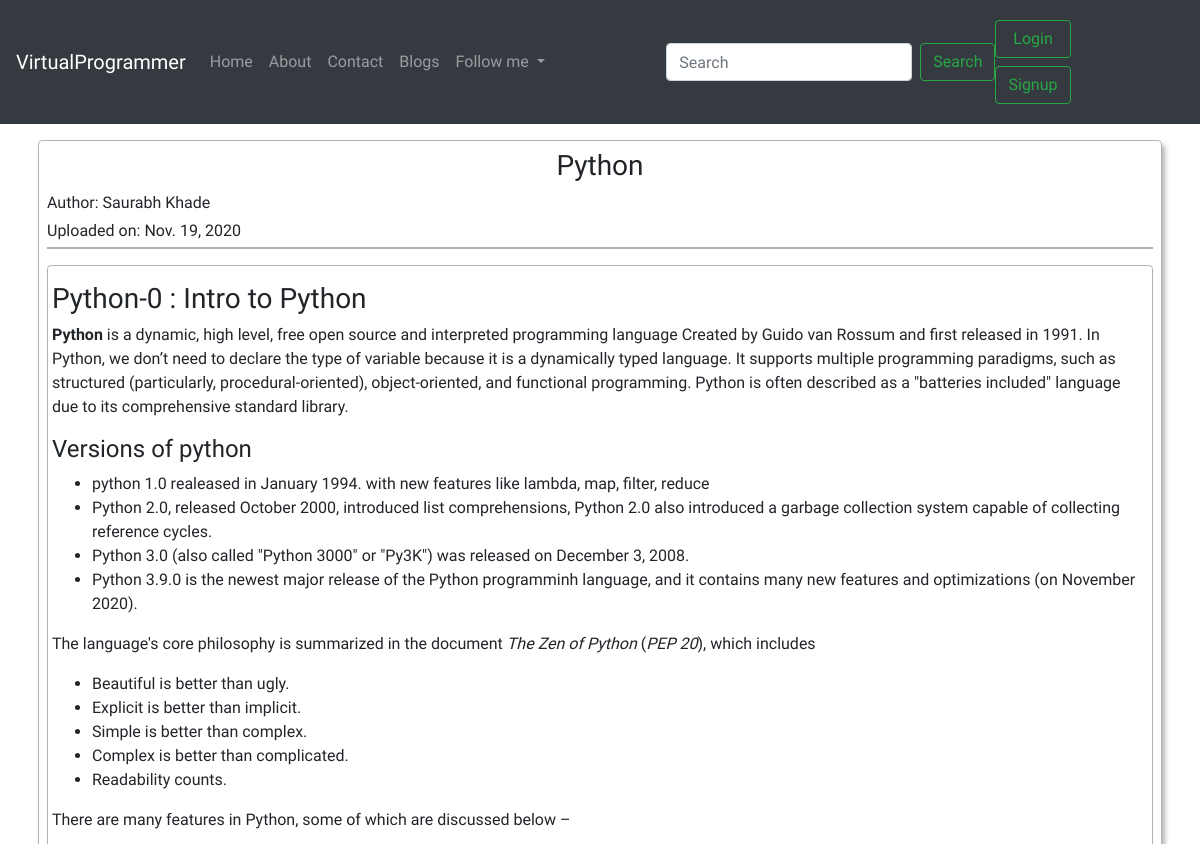
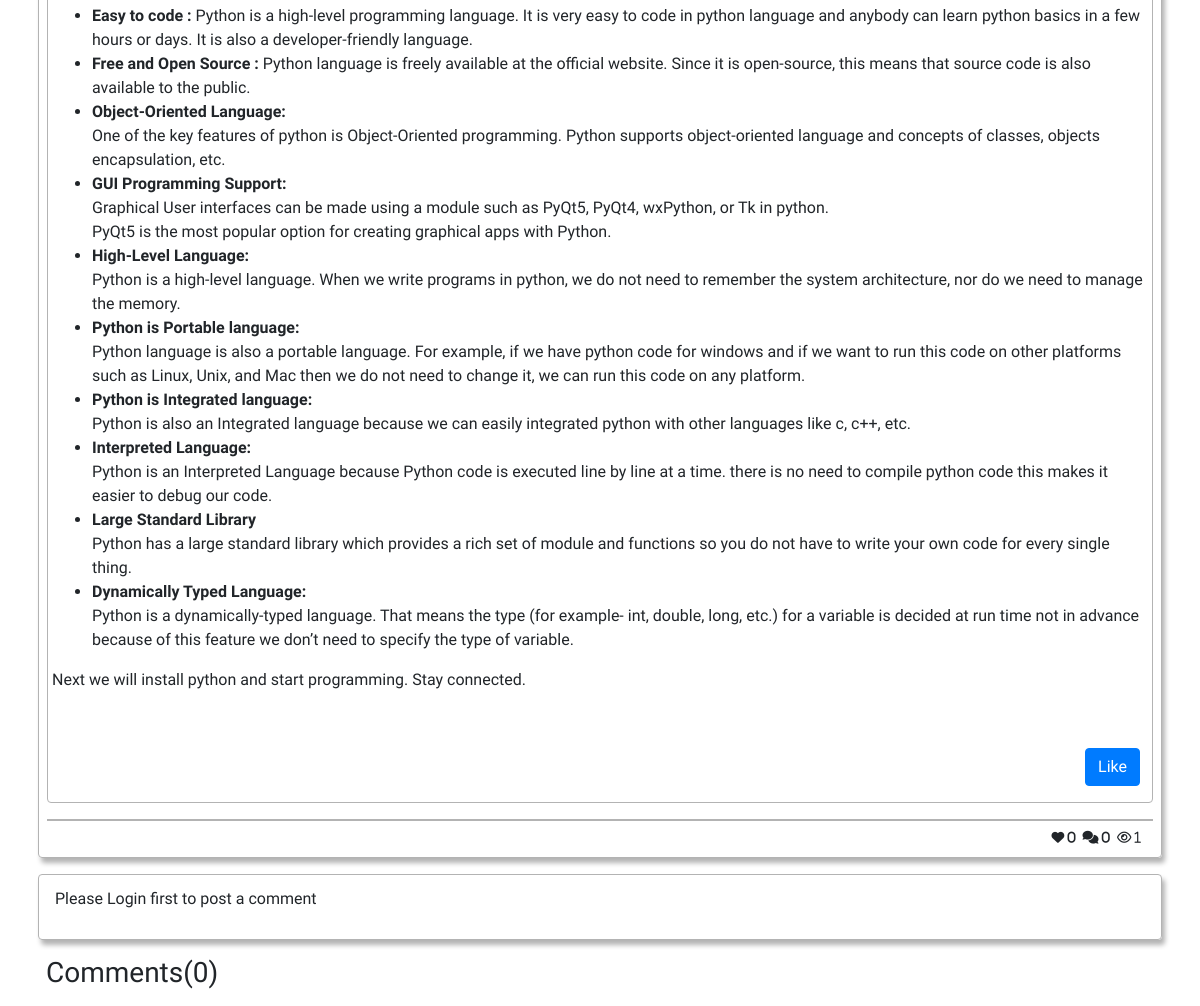
The app's page /blog/Python with its own data (2 pictures, top to bottom).
### blog/models.py (models this page shows, shortened)
class Blog(models.Model):
	id=models.AutoField
	author=models.CharField(max_length=40)
	title=models.CharField(max_length=100,unique=True)
	blog=models.TextField()
	date=models.DateField(auto_now_add=True)
	views=models.IntegerField(default=0)
	likes=models.IntegerField(default=0)

### blog/views.py (the view, shortened to what this page needs)
# urls.py: path('<str:title>',views.site,name='blogsite'),
def site(request,title,msgkey='',msg=''):
	context={}
	blog=Blog.objects.filter(title=title).first()
	context['blog']=blog
	context['comments']=reversed(BlogComment.objects.filter(blog=blog,parent=None))
	replies=reversed(BlogComment.objects.filter(blog=blog).exclude(parent=None))
	repDict={}
	for reply in replies:
		if reply.parent.id in repDict:
			repDict[reply.parent.id].append(reply)
		else:
			repDict[reply.parent.id]=[reply]
	context['likes']=Like.objects.filter(blogid=blog.id).count()
	context['replyList']=repDict
	context['likes']=Like.objects.filter(blogid=blog.id).count()
	context['tot_comments']=BlogComment.objects.filter(blog=blog,parent=None).count()
	blog.views+=1
	blog.save()
	context['views']=blog.views
	return render(request,'blog/site.html',context)

### template/blog/site.html (shortened to what this page needs)
{% extends 'base.html' %}
{% block body %}
{% load tags %}
<div class="container px-2">
	<div class="rounded border border-gray box-shadow my-3 p-2">
		<div class="text-center">
			<h3>{{blog.title}}</h3>
		</div>
		<div>
			<p class="my-1">
				Author: {{blog.author}}
			</p>
			<p class="my-1">
				Uploaded on: {{blog.date}}
			</p>
		</div>
		<div class="dropdowm-divider border-gray border"></div>
		<div style="overflow-wrap: anywhere;" class="border-gray border rounded px-1 py-3 my-3">
			{{blog.blog|safe}}
			<div class="text-right">
				<button class="btn btn-primary mx-2 justify-self-end" id="likebtn"> Like </button>
			</div>
		</div>
		<div class="dropdowm-divider border-gray border"></div>
		<div class="text-right mt-1 mr-2">
			<small>
				<i class="fa fa-heart mr-1" id="like"> {{likes}}</i>
				<i class="fas fa-comments mr-1" id="comment"> {{tot_comments}}</i>
				<i class="fa fa-eye mr-1" id="views"> {{views}}</i>
			</small>
		</div>
	</div>
</div>
<div class="container px-2">
	<form class="rounded border border-gray box-shadow my-3 p-2" action="/blog/postComment" method="post">
		{% if user.is_authenticated %}
		{% csrf_token %}
		<div class="form-row align-items-center">
			<div class="col-sm-3 my-1">
				<label class="sr-only" for="commentBox">Leave a Comment</label>
				<input type="text" class="form-control" id="commentBox" name="comment" placeholder=" Leave a Comment">
			</div>
			<input type="hidden" name="blogid" id="blogid" value="{{blog.id}}" />
			<input type="hidden" name="parent" id="parent" value="" />
			<div class="col-auto my-1">
				<button type="submit" class="btn btn-primary">Submit</button>
			</div>
		</div>
		{% else %}
		<div class="form-row align-items-center my-1 mx-2">
			<p>Please Login first to post a comment</p>
		</div>
		{% endif %}
	</form>
</div>
<div class="container px-2 my-2">
	<div class="my-3 px-2 mx-0">
		<h3 class="my-3">Comments({{tot_comments}})</h3>
	</div>
</div>
{% endblock %}

### template/base.html (shortened to what this page needs)
<!doctype html>
<html lang="en">
<head>
	{% load static %}
	<link rel="stylesheet" href="https://cdn.jsdelivr.net/gh/devicons/devicon@master/devicon.min.css">
	<link rel="stylesheet" href="https://cdnjs.cloudflare.com/ajax/libs/font-awesome/4.7.0/css/font-awesome.min.css">
	<link rel="stylesheet" href="https://cdn.jsdelivr.net/npm/bootstrap@4.5.3/dist/css/bootstrap.min.css">
</head>
<body>
	<nav class="sticky-top navbar navbar-expand-lg navbar-dark bg-dark">
		<a class="navbar-brand" href="/">VirtualProgrammer</a>
		<div class="collapse navbar-collapse" id="navbarSupportedContent">
			<ul class="navbar-nav mr-auto">
				<li class="nav-item {% block home-active %}{% endblock %}">
					<a class="nav-link" href="/">Home</a>
				</li>
				<li class="nav-item">
					<a class="nav-link {% block about-active %}{% endblock %}" href="/about">About</a>
				</li>
				<li class="nav-item">
					<a class="nav-link {% block contact-active %}{% endblock %}" href="/contact">Contact</a>
				</li>
				<li class="nav-item">
					<a class="nav-link {% block blogs-active %}{% endblock %}" href="/blog">Blogs</a>
				</li>
				<li class="nav-item dropdown">
					<a class="nav-link dropdown-toggle" href="#" id="navbarDropdown" role="button" data-toggle="dropdown" aria-haspopup="true" aria-expanded="false">
						Follow me
					</a>
				</li>
			</ul>
			<form action="/blog/search" method="get" class="form-inline my-2 my-lg-0">
				<input class="form-control mr-sm-2" type="search" placeholder="Search" aria-label="Search" name="search">
				<button class="btn btn-outline-success my-2 my-sm-0" type="submit">Search</button>
			</form>
			<ul class="navbar-nav mr-auto">
				{% if user.is_authenticated %}
				<li class="nav-item">
					<div class="d-inline-flex flex-column py-2">
						<button class="btn btn-outline-success my-1" id="username">Logged in as {{user.username}}</button>
						<a class="btn btn-outline-danger my-1 d-none" id="logout" href="/logout">Logout</a>
					</div>
				</li>
				{% else %}
				<li class="nav-item">
					<div class="d-inline-flex flex-column py-2">
						<button class="btn btn-outline-success my-1" data-toggle="modal" data-target="#loginModal">Login</button>
						<button class="btn btn-outline-success my-1" data-toggle="modal" data-target="#signupModal">Signup</button>
					</div>
				</li>
				{% endif %}
			</ul>
		</div>
	</nav>
	{% block body %}{% endblock %}
</body>
</html>

### template/base.html (style rules this page uses)
* { font-family: 'Nunito Sans', sans-serif; }
h1,h2,h3,h4,h5,h6 { font-family: 'Days One', sans-serif; }
.border-gray { border-color: rgb(179,179,179) !important; }
.box-shadow { box-shadow: 3px 5px 5px rgb(179,179,179); }

### records on screen
Blog: title "Python", author "Saurabh Khade", date "Nov. 19, 2020", blog "Python-0 : Intro to Python Python is a dynamic, high level, free open source and interpreted programming language Created by Guido van Rossum and first released in 1991. In Python, we don’t need to declare the type of variable because it is a dynamically typed language. It supports multiple programming paradigms, such as structured (particularly, procedural-oriented), object-oriented, and functional programming. Python is often described as a \"batteries included\" language due to its comprehensive standard library. Versions of python python 1.0 realeased in January 1994. with new features like lambda, map, filter, reduce Python 2.0, released October 2000, introduced list comprehensions,…"

### other values on screen
{{ likes }} "0"
{{ tot_comments }} "0"
{{ views }} "1"
